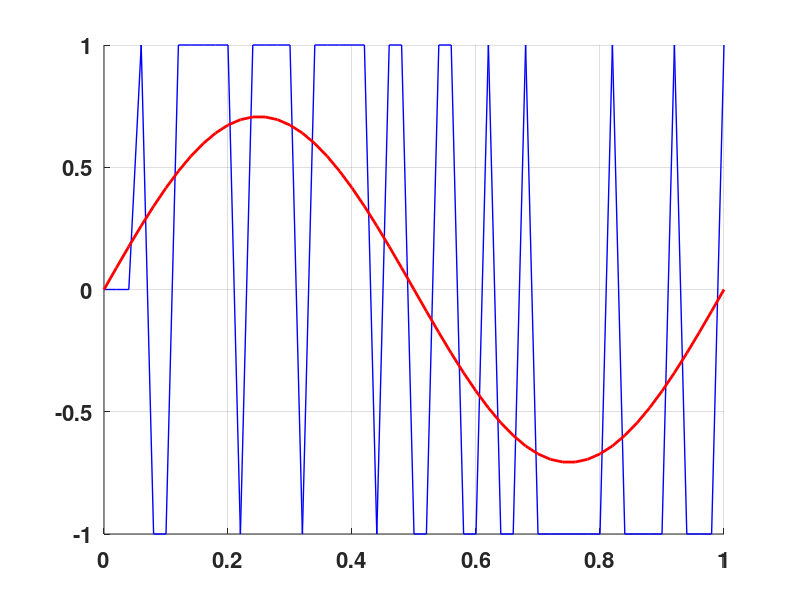
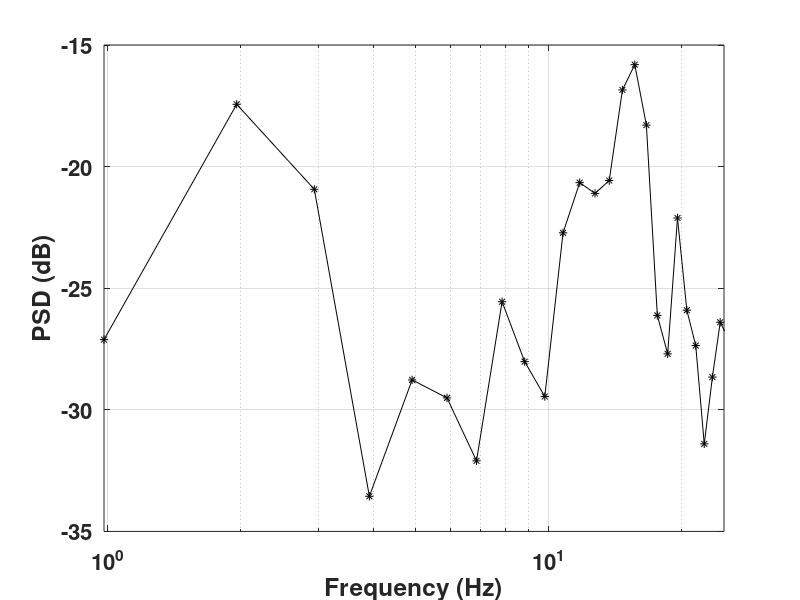

Source code (MATLAB) for these figures, in order:
%Modelo de primer orden
close all;
clear all;
%Frecuecia de muestreo:
Fs=50;
%Numero de ciclos:
N=1;
%Frecuencia de entrada:
%Fin=1/(2*sqrt(2));
Fin=1
%Periodo:
T=1/Fin
%Ancho de Banda:
BW=1
%Frecuencia de Nyquist:
Fn=BW*2
%Factor de sobre muestreo:
OSR=Fs/Fn %OSR = 64

%Ganancia
K = 0.5
% Tiempo de simulacion:
t=[0:1/Fs:T*N];

% Establecemos las variables como vectores con todos los elementos inicializados en 0
for i=1:length(t)
    %Variable para primera etapa de integracion
    y1(i)=0;
    %Senal de cuantificador puede ser  1,0,-1
    Q(i)=0;
    %Variable para representar resta entre senal de entrada y salida de cuantificador
    r1(i)=0;
    %variable r1 multiplicada por el factor "k"
    r1_k(i)=0;
    %variable S para representar la senal de entrada
    S(i)=0;
    %Variable para representar la resta entre la salida del integrador 1 y la salida del cuantificador
    r2(i)=0;
    r2_k(i)=0;
    %Variable para integracion de 2 orden
    y2(i)=0;
endfor

for i=2:length(t)
    %Senal de entrada:
    S(i-1)=(1/sqrt(2)).*sin(2.*pi.*Fin.*t(i-1));
    %Restas
    r1(i-1)=S(i-1)-Q(i-1);
    r1_k(i-1)=K*r1(i-1);
    %Integrador:
    y1(i)=y1(i-1)+r1_k(i-1);
    %Resta 2 orden
    r2(i-1)=y1(i-1) - Q(i-1);
    r2_k(i-1) = K*r2(i-1);
    %Integrador 2orden
    y2(i)=y2(i-1)+r2_k(i-1);
    %Comparador
    Q(i)=sign(y2(i));
endfor

#Codigo para pinta en un grafica la senal de entrada S y la senal de cuantificacion Q
figure;
set(gca, "fontsize", 16, "fontweight", "bold");
hold on;
plot(t,Q,"b", 'LineWidth',1);
plot(t,S,"r", 'LineWidth',2);
%plot(t,y,"m");
%plot(t,r,"g");
grid on;


##    ESPECTRO
##
L=length(t);
%Ventana de blackman de longitud L
W=blackman(L);
W=W';
Ho=W.*Q;

#Transformada rapida de fourier de Ho, magnitud y magnitud en dB
complexo=fft(Ho);
mago=abs(complexo)./L;
magodB=20.*log10(mago);

##%Vector para graficar en frecuencia, figura, y graficar en en dB en base a x (x = frecuencia)
x=[Fs/L:Fs/L:Fs];
figure;
semilogx(x,magodB,'-*k');
%plot(x,magodB,'k');
set(gca, "fontsize", 16, "fontweight", "bold");
xlim([Fs/L Fs/2]);
grid on;
xlabel("Frequency (Hz)");
ylabel("PSD (dB)");
%print -djpg espectro.jpg;


